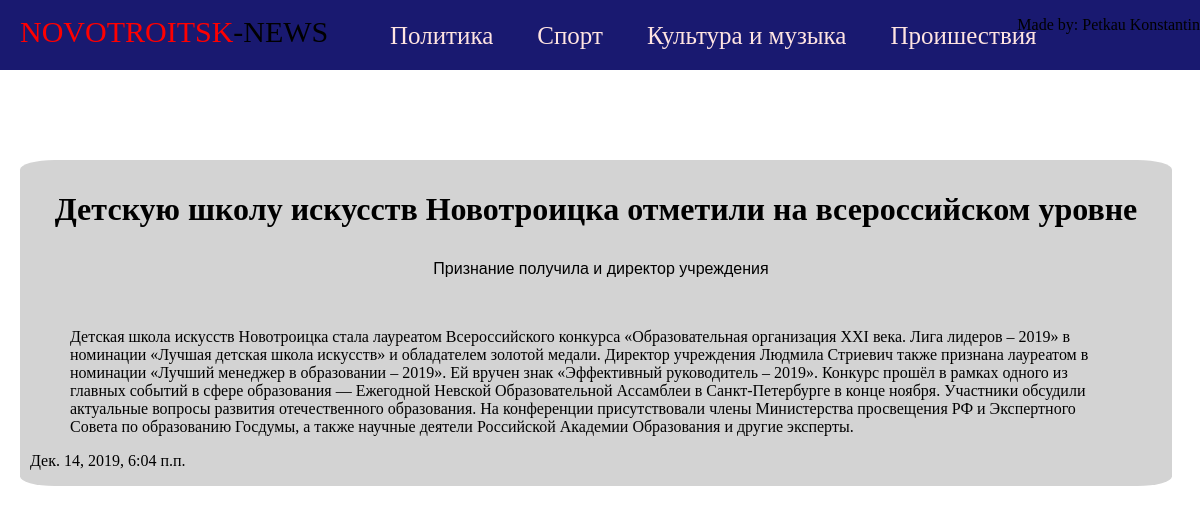
The page /1 on the database its author committed.
### main/models.py (models this page shows, shortened)
class News_Article(models.Model):
	title = models.CharField(max_length = 100, verbose_name = 'Заголовок')
	subtitle = models.CharField(max_length = 300, verbose_name = 'Подзаголовок')
	text = models.TextField(verbose_name = 'Текст статьи')
	pub_date = models.DateTimeField(auto_now_add = True)
	citie = models.ForeignKey(Citie, on_delete = models.PROTECT, verbose_name = 'Город')
	category = models.ForeignKey(Category, on_delete = models.PROTECT, verbose_name = 'Категория')
	class Meta:
		verbose_name = 'Новостная статья'
		verbose_name_plural = 'Новостные статьи'
		ordering = ['-pub_date']

### main/views.py (the view)
# urls.py: path('<int:article_id>', views.article, name = 'article'),
def article(request, article_id):
	a = News_Article.objects.get(id = article_id)
	return render(request, 'main/article.html', {'news_article': a})

### templates/main/article.html
{%extends 'base.html'%}
{%block content%}
<div class='article_block'>
    <h1 class='article_title'>{{news_article.title}}</h1>
    <p class='article_subtitle'>{{news_article.subtitle}}</p><br>
    <p class='article_text'>{{news_article.text}}</p>
    <p>{{news_article.pub_date}}</p>
</div>
{%endblock%}

### static/main/style.css (style rules this page uses)
body { margin:0; padding:0; }
div { margin:20px; background:#D3D3D3; border-radius:3%; }
div h1 { padding:10px; }
div p { padding-left:10px; }
.article_title { text-align: center; }
.article_block { position:absolute; top:70px; width:96%; background:#D3D3D3; }
.article_subtitle { text-align: center; font-family:Arial; }
.article_text { padding-left:50px; padding-right:50px; }

### rows shown on the page
News_Article: title "Детскую школу искусств Новотроицка отметили на всероссийском уровне", subtitle "Признание получила и директор учреждения", text "Детская школа искусств Новотроицка стала лауреатом Всероссийского конкурса «Образовательная организация XXI века. Лига лидеров – 2019» в номинации «Лучшая детская школа искусств» и обладателем золотой медали. Директор учреждения Людмила Стриевич также признана лауреатом в номинации «Лучший менеджер в образовании – 2019». Ей вручен знак «Эффективный руководитель – 2019». Конкурс прошёл в рамках одного из главных событий в сфере образования — Ежегодной Невской Образовательной Ассамблеи в Санкт-Петербурге в конце ноября. Участники обсудили актуальные вопросы развития отечественного образования. На конференции присутствовали члены Министерства просвещения РФ и Экспертного Совета по образованию…", pub_date "Дек. 14, 2019, 6:04 п.п."
